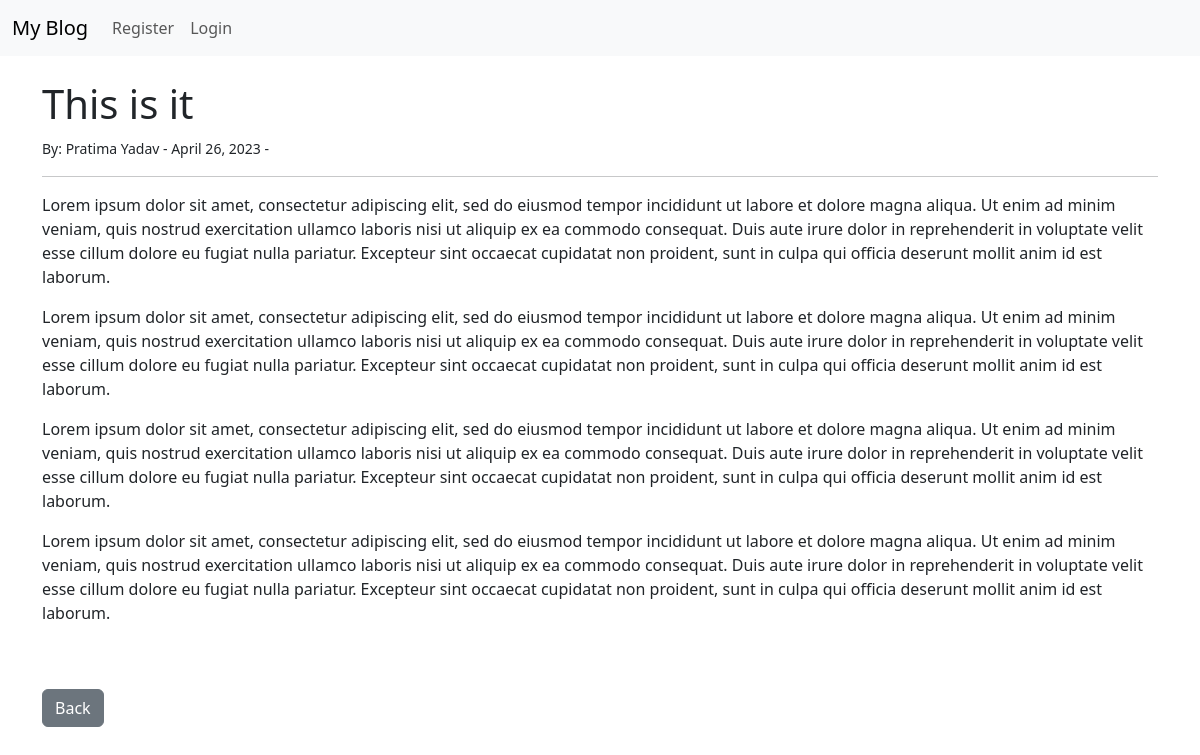
Page /article/5 on the committed database.
### theblog/models.py (models this page shows, shortened)
class Post(models.Model):
    title=models.CharField(max_length=255)
    title_tag=models.CharField(max_length=255)
    author=models.ForeignKey(User, on_delete=models.CASCADE)
    body=models.TextField()
    post_date=models.DateField(auto_now_add=True)
    category=models.CharField(max_length=255,default='coding')
    likes=models.ManyToManyField(User,related_name='blog_posts')

### theblog/views.py (the view)
# urls.py: path('article/<int:pk>',ArticleDetailView.as_view(),name="article-detail"),
class ArticleDetailView(DetailView):
    model=Post
    template_name='article_details.html'

### theblog/templates/article_details.html (shortened to what this page needs)
{% extends 'base.html' %}
{% block content %}
        <h1>{{post.title}}</h1>
        <small>By: {{post.author.first_name}} {{post.author.last_name}} - {{post.post_date}} -
                </small>
        <hr>
        {{post.body |safe}}
        <br>
        <br>
        <a href="{% url 'home'%}"  class="btn btn-secondary">Back</a>
        <br>
{% endblock%}

### rows in the picture
Post: title "This is it", author.first_name "Pratima", author.last_name "Yadav", post_date "April 26, 2023", body "Lorem ipsum dolor sit amet, consectetur adipiscing elit, sed do eiusmod tempor incididunt ut labore et dolore magna aliqua. Ut enim ad minim veniam, quis nostrud exercitation ullamco laboris nisi ut aliquip ex ea commodo consequat. Duis aute irure dolor in reprehenderit in voluptate velit esse cillum dolore eu fugiat nulla pariatur. Excepteur sint occaecat cupidatat non proident, sunt in culpa qui officia deserunt mollit anim id est laborum. Lorem ipsum dolor sit amet, consectetur adipiscing elit, sed do eiusmod tempor incididunt ut labore et dolore magna aliqua. Ut enim ad minim veniam, quis nostrud exercitation ullamco laboris nisi ut aliquip ex ea commodo consequat. Duis aute irure dolor…"
